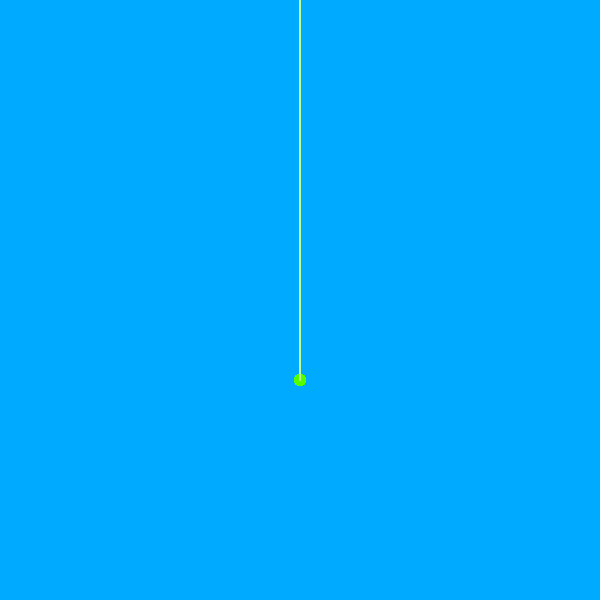
Frame 1 (no input)
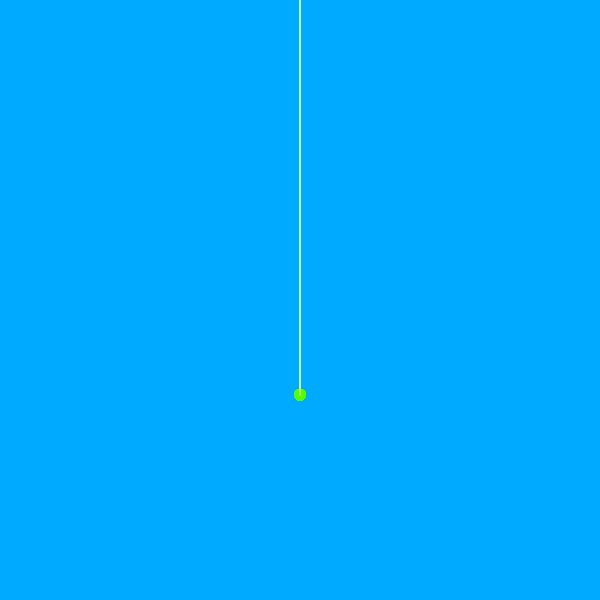
Frame 60 (no input)
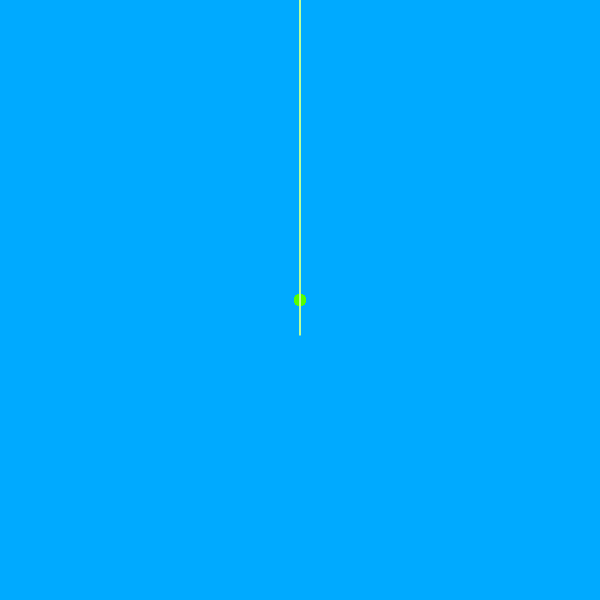
Frame 120 (the mouse pressed at the canvas centre since frame 60)

The p5.js sketch that drew these frames (run headless with seeded random() and noise() and a simulated clock; from frame 60 on, the mouse is pressed at the canvas centre):

// p5.js sketch
// ── sketch.js
let gravity;
let particles = [];
let springs = [];
let spacing = 20;

function setup() {
  createCanvas(600, 600);
  colorMode(HSL);
  for (let i = 0; i < spacing; i++) {
    let particle = new Particle(300, i * spacing);
    particles.push(particle);
    if (i !== 0) {
      let a = particles[i]
      let b = particles[i-1]
      let spring = new Spring(0.01, spacing, a,b)
      springs.push(spring)
    }
  }
  particles[0].locked = true
  gravity = createVector(0, 0.01);
}

function draw() {
  background(200, 100, 50);
  let head = particles[0]
  let tail = particles[particles.length - 1]
  if (mouseIsPressed) {
    let tail = particles[particles.length - 1]
    tail.pos.set(mouseX, mouseY)
    tail.vel.set(0,0)
  }
  for (let spring of springs) {
    // spring.show()
    spring.update()
  }
  beginShape()
  
  vertex(head.pos.x, head.pos.y)
  for (let particle of particles) {
    // particle.show();
    tail.show()
    noFill()
    strokeWeight(2)
    stroke(100,100,80)
    curveVertex(particle.pos.x, particle.pos.y)
    particle.applyForce(gravity)
    particle.update()
  }
  vertex(tail.pos.x, tail.pos.y)
  endShape()
}

// ── particle.js
class Particle {
  constructor(x, y) {
    this.pos = createVector(x, y);
    this.vel = createVector(0, 0);
    this.acc = createVector(0, 0);
    this.mass = 1;
    this.locked = false;
  }

  applyForce(force) {
    const f = force.copy();
    f.div(this.mass);
    this.acc.add(f);
  }

  update() {
    if (!this.locked) {
      this.vel.mult(0.99);
      this.vel.add(this.acc);
      this.pos.add(this.vel);
      this.acc.mult(0);
    }
  }

  show() {
    noStroke();
    fill(100, 100, 50);
    ellipse(this.pos.x, this.pos.y, 12);
  }
}

// ── spring.js
class Spring {
  constructor(k, restLength, a, b) {
    this.k = k;
    this.restLength = restLength;
    this.a = a;
    this.b = b;
    
  }

  update() {
    const force = p5.Vector.sub(this.b.pos, this.a.pos);
    const x = force.mag() - this.restLength;
    force.normalize()
    force.mult(this.k * x);
    this.a.applyForce(force);
    force.mult(-1)
    this.b.applyForce(force);
  }

  show() {
    strokeWeight(3)
    stroke(220, 100, 80);
    line(this.a.pos.x, this.a.pos.y, this.b.pos.x, this.b.pos.y);
  }
}
